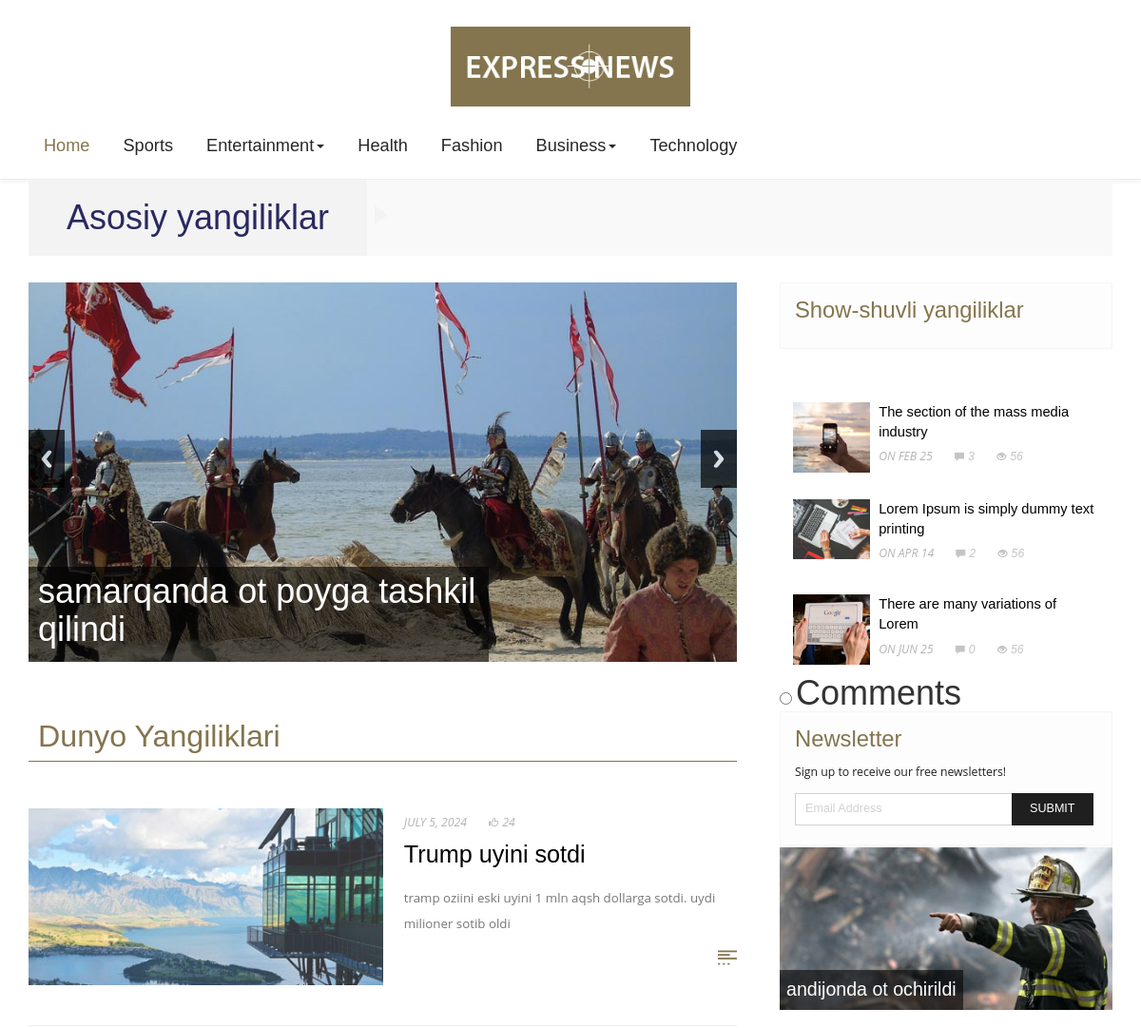
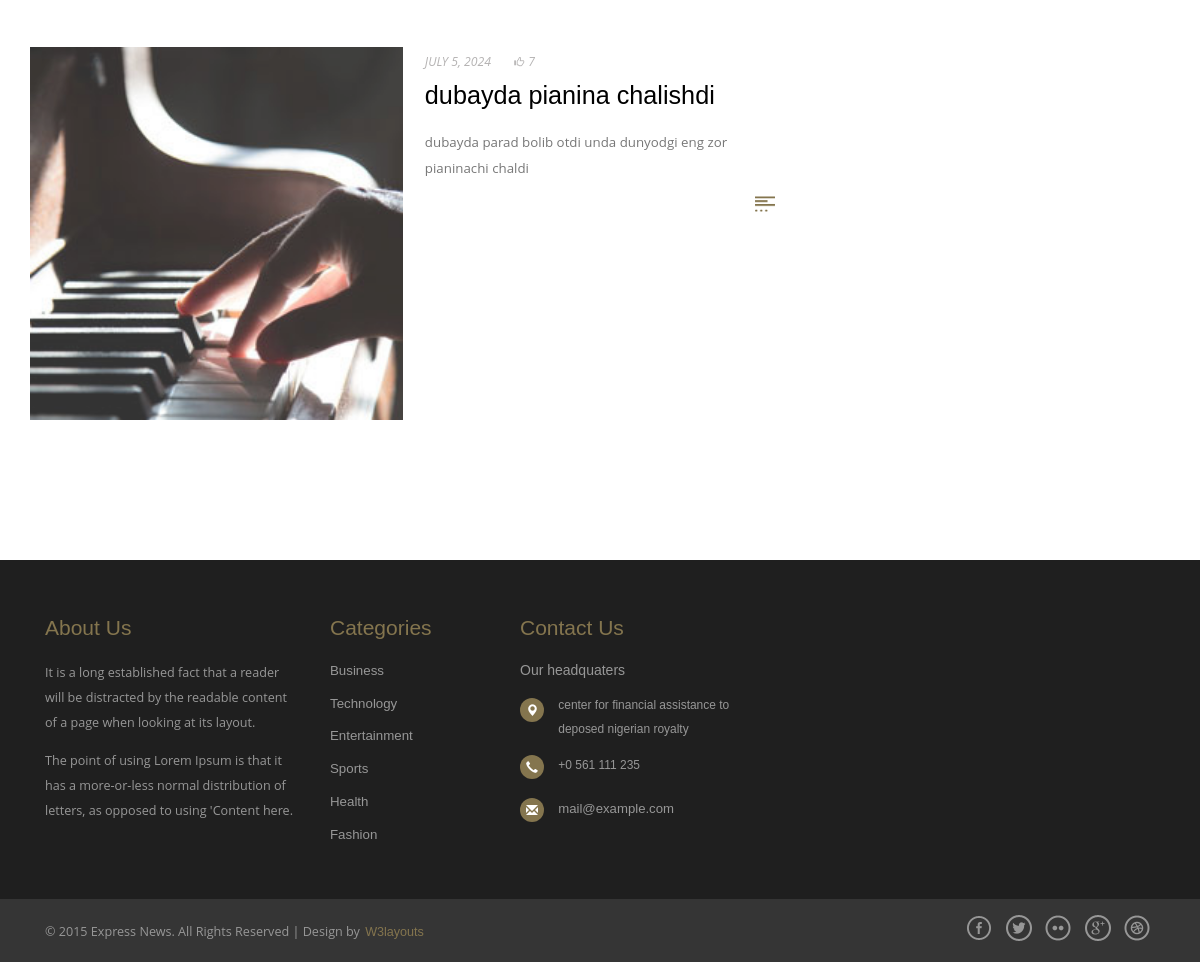
The page / on the database its author committed (2 pictures, top to bottom).
### news/models.py (models this page shows)
class Head_news(models.Model):
    img_news = models.ImageField()
    text = models.CharField(max_length=255)

class News_all(models.Model):
    like = models.IntegerField()
    title = models.CharField(max_length=233)
    info = models.TextField()
    img_post = models.ImageField()
    time = models.DateField()

class Mini_news(models.Model):
    img = models.ImageField()
    txt = models.CharField(max_length=244)

### news/views.py (the view)
# urls.py: path('', views.index),
def index(request):
    head_news = models.Head_news.objects.all()
    popular_posts = models.Popular_post.objects.all()
    comments = models.Comment.objects.all()
    all_news = models.News_all.objects.all()
    mini_news = models.Mini_news.objects.all()
    extend = {
        'head_news':head_news,
        'popular_posts':popular_posts,
        'comments':comments,
        'all_news':all_news,
        'mini_news':mini_news
    }
    return render(request, 'index.html', extend)

### templates/index.html (shortened to what this page needs)
<!DOCTYPE html>
{%load static%}
<html>
<head>
<link href="{%static 'css/bootstrap.css'%}" rel='stylesheet' type='text/css' />
<link href="{%static 'css/style.css'%}" rel="stylesheet" type="text/css" media="all" />
</head>
<body>
	<div class="header">
		<div class="header-bottom">
			<div class="logo text-center">
				<a href="{%static 'index.html'%}"><img src="{%static 'images/logo.jpg'%}" alt="" /></a>
			</div>
			<div class="navigation">
				<nav class="navbar navbar-default" role="navigation">
		   <div class="wrap">
			<div class="collapse navbar-collapse" id="bs-example-navbar-collapse-1">
				<ul class="nav navbar-nav">
					 <li class="active"><a href="{%static 'index.html'%}">Home</a></li>
						<li><a href="{%static 'sports.html'%}">Sports</a></li>
				    <li class="dropdown">
						<a href="#" class="dropdown-toggle" data-toggle="dropdown">Entertainment<b class="caret"></b></a>
					  </li>
					<li><a href="{%static 'shortcodes.html'%}">Health</a></li>
					<li><a href="{%static 'fashion.html'%}">Fashion</a></li>
					  <li class="dropdown">
						<a href="{%static 'business.html'%}" class="dropdown-toggle" data-toggle="dropdown">Business<b class="caret"></b></a>
					</li>
					<li><a href="{%static 'technology.html'%}">Technology</a></li>
					<div class="clearfix"></div>
				</ul>
				<div class="search">
				    <div class="search-box">
					    <div id="sb-search" class="sb-search">
						</div>
				    </div>
					</div>
					<div class="clearfix"></div>
				</div>
			</div>
			</div>
		</div>
	</div>
	<div class="wrap">
		<div class="move-text">
			<div class="breaking_news">
				<h1 style="color: rgb(41, 41, 96);">Asosiy yangiliklar</h1>
			</div>
			<div class="clearfix"></div>
		</div>
	</div>
	<div class="main-body">
		<div class="wrap">
			<div class="col-md-8 content-left">
				<div class="slider">
					<div class="callbacks_wrap">
						<ul class="rslides" id="slider">
						{%for i in head_news%}
							<li>
								<img src="{{i.img_news.url}}" alt="">
								<div class="caption">
									<a href="{%static 'single.html'%}"><h1>{{i.text}}</h1></a>
								</div>
							</li>
						{%endfor%}
						</ul>
					</div>
				</div>
				<div class="articles">
					<header>
						<h3 class="title-head">Dunyo yangiliklari</h3>
					</header>
						{%for news in all_news%}
					<div class="article">
						<div class="article-left">
							<a href="{%static 'single.html'%}"><img src="{{news.img_post.url}}"></a>
						</div>
						<div class="article-right">
							<div class="article-title">
								<p>{{news.time}}    <span class="glyphicon glyphicon-thumbs-up"></span>{{news.like}}</a></p>
								<a class="title" href="{%static 'single.html'%}"> {{news.title}}</a>
							</div>
							<div class="article-text">
								<p>{{news.info}}</p>
								<a href="{%static 'single.html'%}"><img src="{%static 'images/more.png'%}" alt="" /></a>
								<div class="clearfix"></div>
							</div>
						</div>
						<div class="clearfix"></div>
					</div>
						{%endfor%}
				</div>
				</div>
			<div class="col-md-4 side-bar">
			<div class="first_half">
				<div class="newsletter">
					<h1 class="side-title-head">Show-shuvli yangiliklar</h1>
				</div>
				<div class="list_vertical">
		         	 	<section class="accordation_menu">
						  <div>
						       <div class="scrollbar" id="style-2">
								   <div class="force-overflow">
									<div class="popular-post-grids">
											<div class="popular-post-grid">
												<div class="post-img">
													<a href="{%static 'single.html'%}"><img src="{%static 'images/tec2.jpg'%}" alt="" /></a>
												</div>
												<div class="post-text">
													<a class="pp-title" href="{%static 'single.html'%}"> The section of the mass media industry</a>
													<p>On Feb 25 <a class="span_link" href="#"><span class="glyphicon glyphicon-comment"></span>3 </a><a class="span_link" href="#"><span class="glyphicon glyphicon-eye-open"></span>56 </a></p>
												</div>
												<div class="clearfix"></div>
											</div>
											<div class="popular-post-grid">
												<div class="post-img">
													<a href="{%static 'single.html'%}"><img src="{%static 'images/tec1.jpg'%}" alt="" /></a>
												</div>
												<div class="post-text">
													<a class="pp-title" href="{%static 'single.html'%}"> Lorem Ipsum is simply dummy text printing</a>
													<p>On Apr 14 <a class="span_link" href="#"><span class="glyphicon glyphicon-comment"></span>2 </a><a class="span_link" href="#"><span class="glyphicon glyphicon-eye-open"></span>56 </a></p>
												</div>
												<div class="clearfix"></div>
											</div>
											<div class="popular-post-grid">
												<div class="post-img">
													<a href="{%static 'single.html'%}"><img src="{%static 'images/tec3.jpg'%}" alt="" /></a>
												</div>
												<div class="post-text">
													<a class="pp-title" href="{%static 'single.html'%}">There are many variations of Lorem</a>
													<p>On Jun 25 <a class="span_link" href="#"><span class="glyphicon glyphicon-comment"></span>0 </a><a class="span_link" href="#"><span class="glyphicon glyphicon-eye-open"></span>56 </a></p>
												</div>
												<div class="clearfix"></div>
											</div>
										</div>
									</div>
								</div>
						    </div>
						  </div>
						  <div>
						    <input id="label-3" name="lida" type="radio"/>
						    <label for="label-3" id="item3"><h1>Comments</h1></label>
							<div class="newsletter">
								<h1 class="side-title-head">Newsletter</h1>
								<p class="sign">Sign up to receive our free newsletters!</p>
								<form>
									<input type="text" class="text" value="Email Address" onfocus="this.value = '';" onblur="if (this.value == '') {this.value = 'Email Address';}">
									<input type="submit" value="submit">
								</form>
							</div>
						  </div>
					 </div>
					 <div class="side-bar-articles">
						{%for news in mini_news%}
						<div class="side-bar-article">
							<a href="{%static 'single.html'%}"><img src="{{news.img.url}}" alt="" /></a>
							<div class="side-bar-article-title">
								<a href="{%static 'single.html'%}">{{news.txt}}</a>
							</div>
						</div>
						{%endfor%}
					 </div>
					 </div>
					<div class="clearfix"></div>
			</div>
		</div>
	<div class="footer">
		<div class="footer-top">
			<div class="wrap">
				<div class="col-md-3 col-xs-6 col-sm-4 footer-grid">
					<h4 class="footer-head">About Us</h4>
					<p>It is a long established fact that a reader will be distracted by the readable content of a page when looking at its layout.</p>
					<p>The point of using Lorem Ipsum is that it has a more-or-less normal distribution of letters, as opposed to using 'Content here.</p>
				</div>
				<div class="col-md-2 col-xs-6 col-sm-2 footer-grid">
					<h4 class="footer-head">Categories</h4>
					<ul class="cat">
						<li><a href="{%static 'business.html'%}">Business</a></li>
						<li><a href="{%static 'technology.html'%}">Technology</a></li>
						<li><a href="{%static 'entertainment.html'%}">Entertainment</a></li>
						<li><a href="{%static 'sports.html'%}">Sports</a></li>
						<li><a href="{%static 'shortcodes.html'%}">Health</a></li>
						<li><a href="{%static 'fashion.html'%}">Fashion</a></li>
					</ul>
				</div>
				<div class="col-md-3 col-xs-12 footer-grid">
					<h4 class="footer-head">Contact Us</h4>
					<span class="hq">Our headquaters</span>
					<address>
						<ul class="location">
							<li><span class="glyphicon glyphicon-map-marker"></span></li>
							<li>CENTER FOR FINANCIAL ASSISTANCE TO DEPOSED NIGERIAN ROYALTY</li>
							<div class="clearfix"></div>
						</ul>
						<ul class="location">
							<li><span class="glyphicon glyphicon-earphone"></span></li>
							<li>+0 561 111 235</li>
							<div class="clearfix"></div>
						</ul>
						<ul class="location">
							<li><span class="glyphicon glyphicon-envelope"></span></li>
							<li><a href="mailto:info@example.com">mail@example.com</a></li>
							<div class="clearfix"></div>
						</ul>
					</address>
				</div>
				<div class="clearfix"></div>
			</div>
		</div>
		<div class="footer-bottom">
			<div class="wrap">
				<div class="copyrights col-md-6">
					<p> © 2015 Express News. All Rights Reserved | Design by  <a href="http://w3layouts.com/"> W3layouts</a></p>
				</div>
				<div class="footer-social-icons col-md-6">
					<ul>
						<li><a class="facebook" href="#"></a></li>
						<li><a class="twitter" href="#"></a></li>
						<li><a class="flickr" href="#"></a></li>
						<li><a class="googleplus" href="#"></a></li>
						<li><a class="dribbble" href="#"></a></li>
					</ul>
				</div>
				<div class="clearfix"></div>
			</div>
		</div>
	</div>
</body>
</html>

### rows shown on the page
Head_news: img_news (picture), text "samarqanda ot poyga tashkil qilindi"
News_all: img_post (picture), time "JULY 5, 2024", like "24", title "Trump uyini sotdi", info "tramp oziini eski uyini 1 mln aqsh dollarga sotdi. uydi milioner sotib oldi"
News_all: img_post (picture), time "JULY 5, 2024", like "7", title "dubayda pianina chalishdi", info "dubayda parad bolib otdi unda dunyodgi eng zor pianinachi chaldi"
Mini_news: img (picture), txt "andijonda ot ochirildi"
